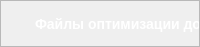
        <widget class="QFrame" name="frame_ClearDeliveryOptimizationFiles">
         <property name="maximumSize">
          <size>
           <width>16777215</width>
           <height>46</height>
          </size>
         </property>
         <property name="styleSheet">
          <string notr="true">
/* styles.qss */

#frame_ClearDeliveryOptimizationFiles {
    background-color: #161A1E;
    border-radius: 15px; /* Установите значение по вашему усмотрению для достижения овальной формы */
}
</string>
         </property>
         <property name="frameShape">
          <enum>QFrame::StyledPanel</enum>
         </property>
         <property name="frameShadow">
          <enum>QFrame::Raised</enum>
         </property>
         <layout class="QHBoxLayout" name="horizontalLayout_6">
          <property name="spacing">
           <number>0</number>
          </property>
          <property name="leftMargin">
           <number>0</number>
          </property>
          <property name="topMargin">
           <number>0</number>
          </property>
          <property name="rightMargin">
           <number>0</number>
          </property>
          <property name="bottomMargin">
           <number>0</number>
          </property>
          <item>
           <widget class="QFrame" name="frame_5">
            <property name="minimumSize">
             <size>
              <width>0</width>
              <height>45</height>
             </size>
            </property>
            <property name="styleSheet">
             <string notr="true">background-color: transparent;</string>
            </property>
            <property name="frameShape">
             <enum>QFrame::StyledPanel</enum>
            </property>
            <property name="frameShadow">
             <enum>QFrame::Raised</enum>
            </property>
            <widget class="QPushButton" name="pushClearDeliveryOptimizationFiles">
             <property name="geometry">
              <rect>
               <x>850</x>
               <y>10</y>
               <width>91</width>
               <height>31</height>
              </rect>
             </property>
             <property name="minimumSize">
              <size>
               <width>91</width>
               <height>31</height>
              </size>
             </property>
             <property name="maximumSize">
              <size>
               <width>91</width>
               <height>31</height>
              </size>
             </property>
             <property name="styleSheet">
              <string notr="true">/* styles.qss */

QPushButton {
    background-color: #161A1E;
    border-radius: 15px;
    color: white; /* Установите цвет текста */
    font-size: 11px; /* Установите размер шрифта */
    padding: 10px 20px; /* Установите отступы */
    border: 1px solid white; /* Уменьшаем толщину обводки до 1 пикселя */
}

QPushButton:hover {
    background-color: #2C3236;
    transition: background-color 0.3s ease;
}
</string>
             </property>
             <property name="text">
              <string>Очистка</string>
             </property>
            </widget>
            <widget class="QLabel" name="labelClearDeliveryOptimizationFiles">
             <property name="geometry">
              <rect>
               <x>750</x>
               <y>10</y>
               <width>81</width>
               <height>30</height>
              </rect>
             </property>
             <property name="sizePolicy">
              <sizepolicy hsizetype="Preferred" vsizetype="Preferred">
               <horstretch>70</horstretch>
               <verstretch>30</verstretch>
              </sizepolicy>
             </property>
             <property name="minimumSize">
              <size>
               <width>70</width>
               <height>30</height>
              </size>
             </property>
             <property name="styleSheet">
              <string notr="true">color: white; /* Установите цвет текста в белый */
font-size: 14px; /* Установите размер шрифта в 14 пикселей */
font-family: &quot;Times New Roman&quot;; /* Установите тип шрифта по вашему выбору */
font-weight: bold; /* Установите жирность шрифта (если нужно) */
margin-top: 5px; /* Опустить текст на 10 пикселей вниз */</string>
             </property>
             <property name="text">
              <string/>
             </property>
            </widget>
            <widget class="QLabel" name="labelTextClearDeliveryOptimizationFiles">
             <property name="geometry">
              <rect>
               <x>30</x>
               <y>10</y>
               <width>201</width>
               <height>21</height>
              </rect>
             </property>
             <property name="styleSheet">
              <string notr="true">/* styles.qss */

QLabel {
    color: white; /* Установите цвет текста в белый */
    font-size: 14px; /* Установите размер шрифта в 14 пикселей */
    font-family: &quot;Times New Roman&quot;; /* Установите тип шрифта по вашему выбору */
    font-weight: bold; /* Установите жирность шрифта (если нужно) */
    margin-top: 5px; /* Опустить текст на 10 пикселей вниз */
}
</string>
             </property>
             <property name="text">
              <string>Файлы оптимизации доставки</string>
             </property>
            </widget>
           </widget>
          </item>
         </layout>
        </widget>
